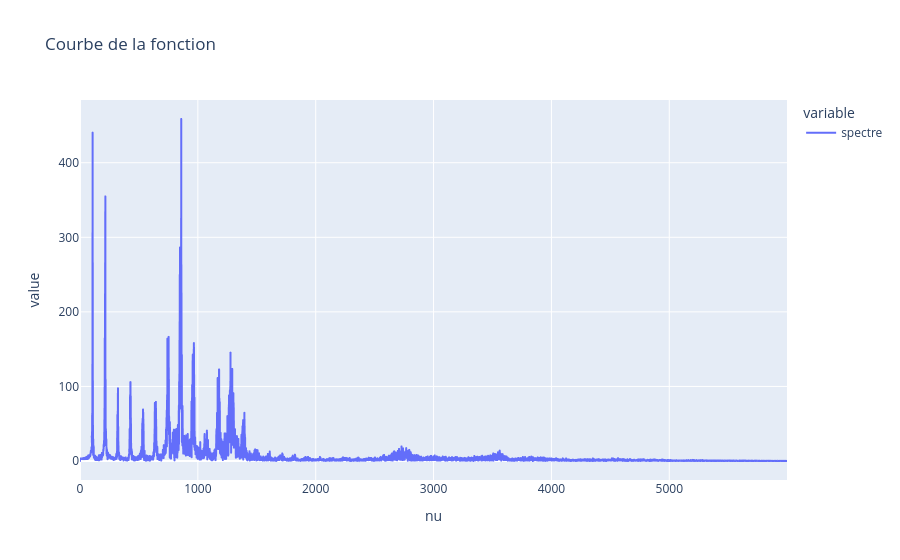

Notebook source saved alongside this figure:
### Code cell
nu, S = san.trans_fourier(s_centre, t) #TFD du signal

spectre = np.abs(S) #Module du signal pour tracer le spectre

df = pd.DataFrame({"nu": nu, "spectre": spectre})

fig = px.line(
    df, 
    x="nu", 
    y=["spectre"], 
    title="Courbe de la fonction"
)
fig.show()

### Figure 1 — Plotly figure (JSON) as saved in the notebook; plotly's stock layout.template omitted (floating-point values rounded to 4 significant figures; data arrays with more than 128 entries replaced by an {"elided": "..."} marker saying what was removed)
{"data": [{"hovertemplate": "variable=spectre<br>nu=%{x}<br>value=%{y}<extra></extra>", "legendgroup": "spectre", "line": {"color": "#636efa", "dash": "solid"}, "marker": {"symbol": "circle"}, "mode": "lines", "name": "spectre", "showlegend": true, "type": "scattergl", "x": {"elided": "6000 float values"}, "xaxis": "x", "y": {"elided": "6000 float values"}, "yaxis": "y"}], "layout": {"legend": {"title": {"text": "variable"}, "tracegroupgap": 0}, "title": {"text": "Courbe de la fonction"}, "xaxis": {"anchor": "y", "domain": [0, 1], "title": {"text": "nu"}}, "yaxis": {"anchor": "x", "domain": [0, 1], "title": {"text": "value"}}}}
